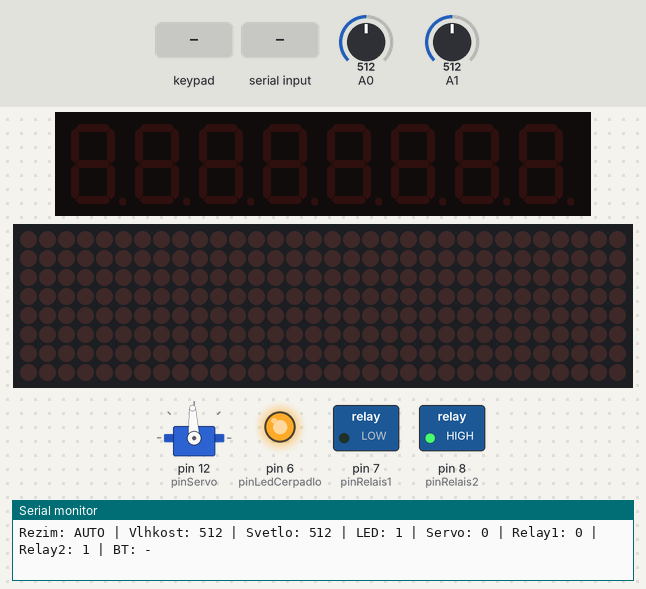
Simulated run of this sketch. Board: Arduino Leonardo, built with avr-gcc and run on an emulated ATmega32U4. Parts: servo, 8-digit seven-segment display, 32×8 LED matrix, switched loads named in the sketch (green lamp = pin HIGH), output pins drawn as LEDs (lit = HIGH), the last lines printed to the serial monitor. Inputs (shaded band) come from the test bench; at power-on: A0 = 512, A1 = 512.

Above: at 1.2 s.
1.3 s: keypad keys 1 2 pressed 0.4 s apart
At 2.8 s:
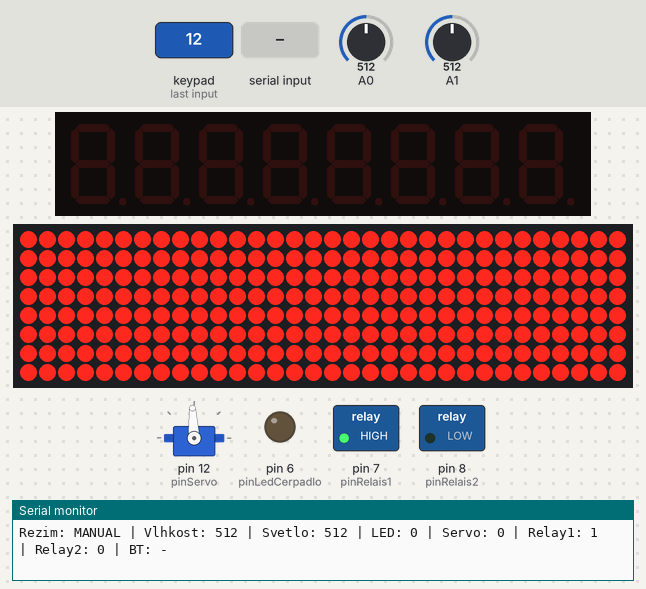
3.6 s: key '1' pressed
At 4.8 s:
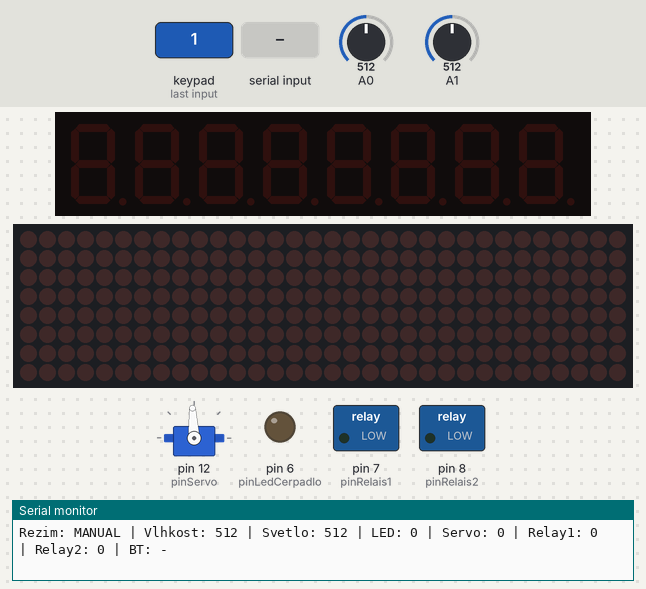
5.1 s: "5" received over the second serial link
At 5.6 s:
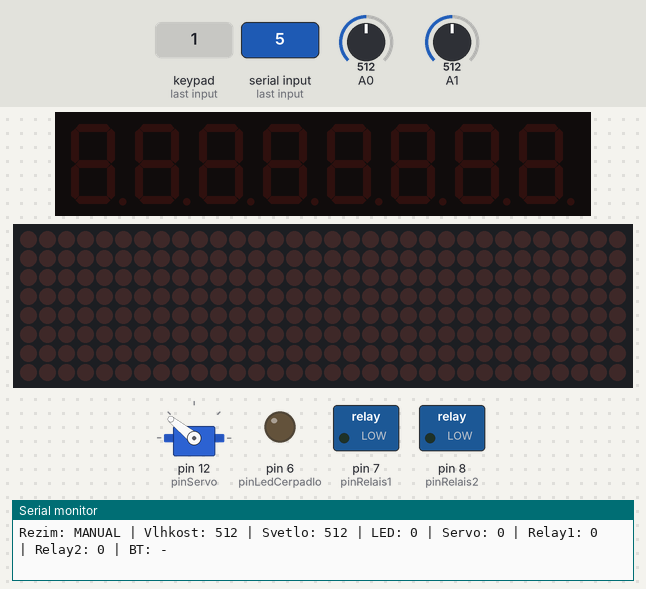
7.2 s: key '3' pressed
At 7.7 s:
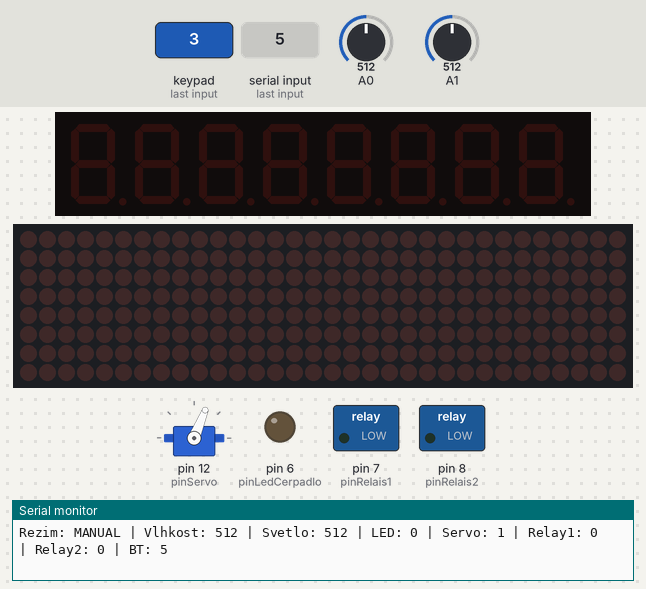
9.3 s: key '4' pressed
At 9.6 s:
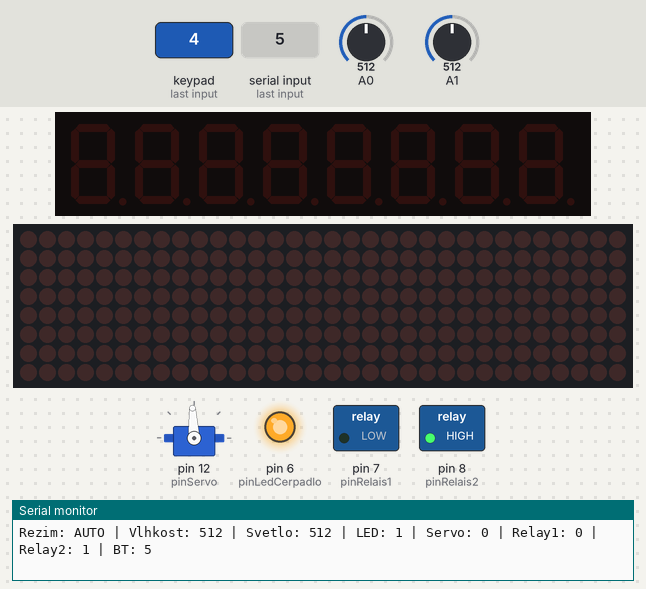
10.8 s: "6" received over the second serial link
At 11.3 s:
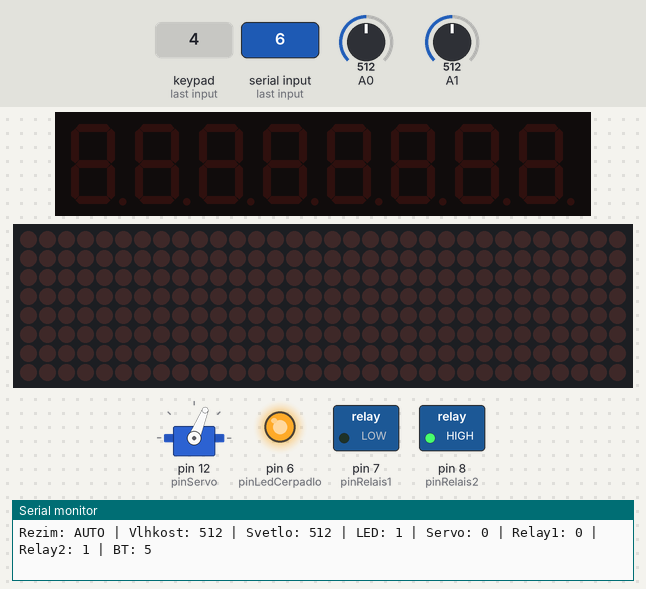
Timing chart, 0 to 13.8 s (numbered marks = the images above; inputs shaded):
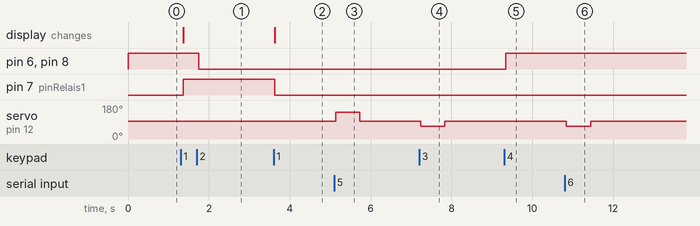

Measured:
- after the input at 1.3 s, pin 6 (pinLedCerpadlo), pin 8 (pinRelais2): HIGH → LOW after 0.45 s; pin 7 (pinRelais1): LOW → HIGH after 0.07 s; the display: changes after 0.07 s (image 1)
- after the input at 3.6 s, pin 7 (pinRelais1): HIGH → LOW at once; the display: changes at once (image 2)
- after the input at 5.1 s, servo on pin 12 (pinServo): 93° → 141° at once, → 93° 0.60 s later
- after the input at 7.2 s, servo on pin 12 (pinServo): 93° → 68° at once, → 93° 0.60 s later
- after the input at 9.3 s, pin 6 (pinLedCerpadlo), pin 8 (pinRelais2): LOW → HIGH at once
- after the input at 10.8 s, servo on pin 12 (pinServo): 93° → 68° at once, → 93° 0.60 s later

The sketch:

K_d_-__est_.ino
```cpp
#include <TM1638.h>
#include <LedControl.h>
#include <Servo.h>

// -------------------- TM1638 --------------------
TM1638 panel(2, 3, 4);

// -------------------- LED MATICE ----------------
LedControl matice = LedControl(11, 13, 10, 4);

// -------------------- PINY ----------------------
int pinLedCerpadlo = 6;
int pinServo = 12;

// 2kanálový relé modul
int pinRelais1 = 7; // relé pro LED matici
int pinRelais2 = 8; // relé pro čerpadlo

// -------------------- SERVO ---------------------
Servo servoMotor;
int stavServa = 0;   // 0 = zavřeno, 1 = otevřeno

int stavOsvetleni = 0;
int stavZavlazovani = 0;

// NOVÁ PROMĚNNÁ PRO REŽIM: 0 = Automatika (senzory), 1 = Manuál (tlačítko S2)
int rezimZavlazovani = 0;

byte predchozi = 0;
char posledniBluetooth = '-';

void setup() {
  pinMode(pinLedCerpadlo, OUTPUT);
  digitalWrite(pinLedCerpadlo, 0);

  pinMode(pinRelais1, OUTPUT);
  digitalWrite(pinRelais1, 0);

  pinMode(pinRelais2, OUTPUT);
  digitalWrite(pinRelais2, 0);

  servoMotor.attach(pinServo);
  servoMotor.writeMicroseconds(1500); // STOP při startu

  for (int i = 0; i < 4; i = i + 1) {
    matice.shutdown(i, 0);
    matice.setIntensity(i, 8);
    matice.clearDisplay(i);
  }

  Serial.begin(9600);
  Serial1.begin(9600);
  Serial.println("Arduino start");
}

void loop() {
  // ================= TM1638 =================
  byte tlacitka = panel.getButtons();

  // S1 - ovládání LED matice
  if ((tlacitka & 0x01) && !(predchozi & 0x01)) {
    stavOsvetleni = 1 - stavOsvetleni;
    if (stavOsvetleni == 1) {
      for (int i = 0; i < 4; i = i + 1)
        for (int j = 0; j < 8; j = j + 1)
          matice.setRow(i, j, 0xFF);
      digitalWrite(pinRelais1, 1);
    } else {
      for (int i = 0; i < 4; i = i + 1)
        matice.clearDisplay(i);
      digitalWrite(pinRelais1, 0);
    }
  }

  // S2 - manuální ovládání čerpadla (funguje jen v manuálním režimu, nebo ho tím zapneme)
  if ((tlacitka & 0x02) && !(predchozi & 0x02)) {
    Serial.println("Tlacitko S2 zmacknuto - MANUÁLNÍ OVLÁDÁNÍ");
    stavZavlazovani = 1 - stavZavlazovani;
    rezimZavlazovani = 1; // Pojistka: když zkusíš ovládat manuálně, automaticky se přepneš do manuálního režimu
    Serial.print("Stav zavlazovani: ");
    Serial.println(stavZavlazovani);
  }

  // S3 - servo
  if ((tlacitka & 0x04) && !(predchozi & 0x04)) {
    ovladaniServa();
  }

  // S4 - PŘEPÍNÁNÍ REŽIMU (Auto / Manuál)
  if ((tlacitka & 0x08) && !(predchozi & 0x08)) {
    rezimZavlazovani = 1 - rezimZavlazovani;
    Serial.print("Rezim zmenen na: ");
    Serial.println(rezimZavlazovani == 0 ? "AUTOMATIKA (Senzory)" : "MANUAL");
  }

  predchozi = tlacitka;

  // ================= SENSORY & LOGIKA ČERPADLA =================
  int hodnotaVlhkost = analogRead(A0);
  int hodnotaSvetlo  = analogRead(A1);
  int stavCerpadla = 0;

  if (rezimZavlazovani == 0) {
    // --- AUTOMATICKÝ REŽIM (Senzory mají volant) ---
    if (hodnotaVlhkost > 400 || hodnotaSvetlo > 300) {
      stavCerpadla = 1;
    } else {
      stavCerpadla = 0;
    }
    // Synchronizujeme i proměnnou tlačítka, aby při přepnutí na manuál čerpadlo nebliklo zpět
    stavZavlazovani = stavCerpadla;
  } else {
    // --- MANUÁLNÍ REŽIM (Senzory jsou ignorovány) ---
    stavCerpadla = stavZavlazovani;
  }

  // Finální propis stavu na piny (dělá se jen jednou na konci logiky)
  digitalWrite(pinLedCerpadlo, stavCerpadla);
  digitalWrite(pinRelais2, stavCerpadla);

  // ================= BLUETOOTH =================
  if (Serial1.available() > 0) {
    char znak = Serial1.read();
    posledniBluetooth = znak;

    if (znak == '1') {
      stavOsvetleni = 1;
      for (int i = 0; i < 4; i = i + 1)
        for (int j = 0; j < 8; j = j + 1)
          matice.setRow(i, j, 0xFF);
      digitalWrite(pinRelais1, 1);
    }

    if (znak == '2') {
      stavOsvetleni = 0;
      for (int i = 0; i < 4; i = i + 1)
        matice.clearDisplay(i);
      digitalWrite(pinRelais1, 0);
    }

    // Bluetooth příkazy 3 a 4 natvrdo přepnou do manuálního režimu
    if (znak == '3') {
      rezimZavlazovani = 1; // Přepnutí do manuálu
      stavZavlazovani = 1;
    }

    if (znak == '4') {
      rezimZavlazovani = 1; // Přepnutí do manuálu
      stavZavlazovani = 0;
    }

    if (znak == '5') {
      servoMotor.writeMicroseconds(2000);
      delay(600);
      servoMotor.writeMicroseconds(1500);
      stavServa = 1;
    }

    if (znak == '6') {
      servoMotor.writeMicroseconds(1250);
      delay(600);
      servoMotor.writeMicroseconds(1500);
      stavServa = 0;
    }
  }

  // ================= VÝPIS =================
  Serial.print("Rezim: ");
  Serial.print(rezimZavlazovani == 0 ? "AUTO" : "MANUAL");
  Serial.print(" | Vlhkost: ");
  Serial.print(hodnotaVlhkost);
  Serial.print(" | Svetlo: ");
  Serial.print(hodnotaSvetlo);
  Serial.print(" | LED: ");
  Serial.print(digitalRead(pinLedCerpadlo));
  Serial.print(" | Servo: ");
  Serial.print(stavServa);
  Serial.print(" | Relay1: ");
  Serial.print(digitalRead(pinRelais1));
  Serial.print(" | Relay2: ");
  Serial.print(digitalRead(pinRelais2));
  Serial.print(" | BT: ");
  Serial.println(posledniBluetooth);

  delay(50);
}

// ================= SERVO =================
void ovladaniServa() {
  if (stavServa == 0) {
    servoMotor.writeMicroseconds(2000);
    delay(600);
    servoMotor.writeMicroseconds(1500);
    stavServa = 1;
  } else {
    servoMotor.writeMicroseconds(1250);
    delay(600);
    servoMotor.writeMicroseconds(1500);
    stavServa = 0;
  }
}
```
